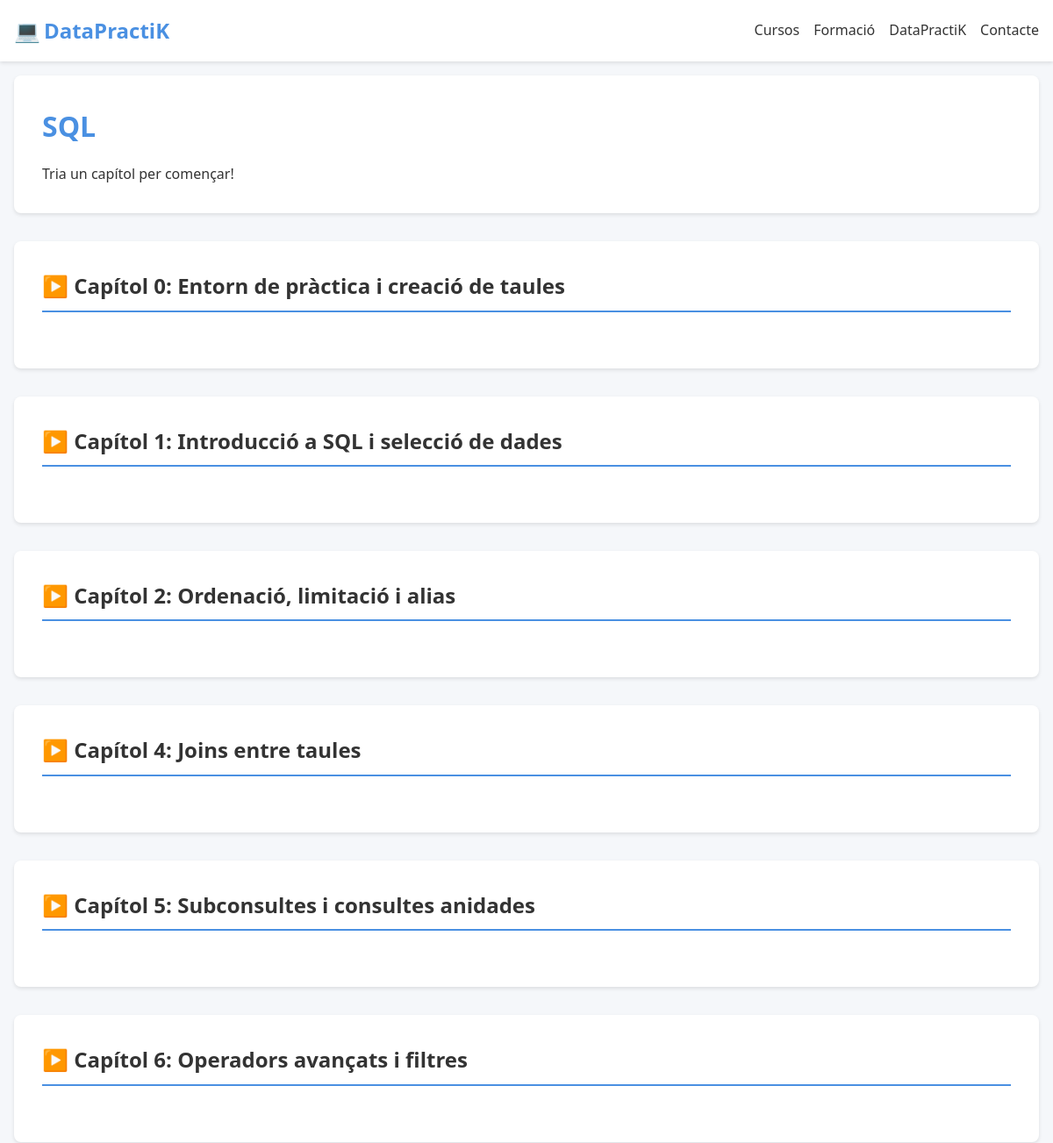
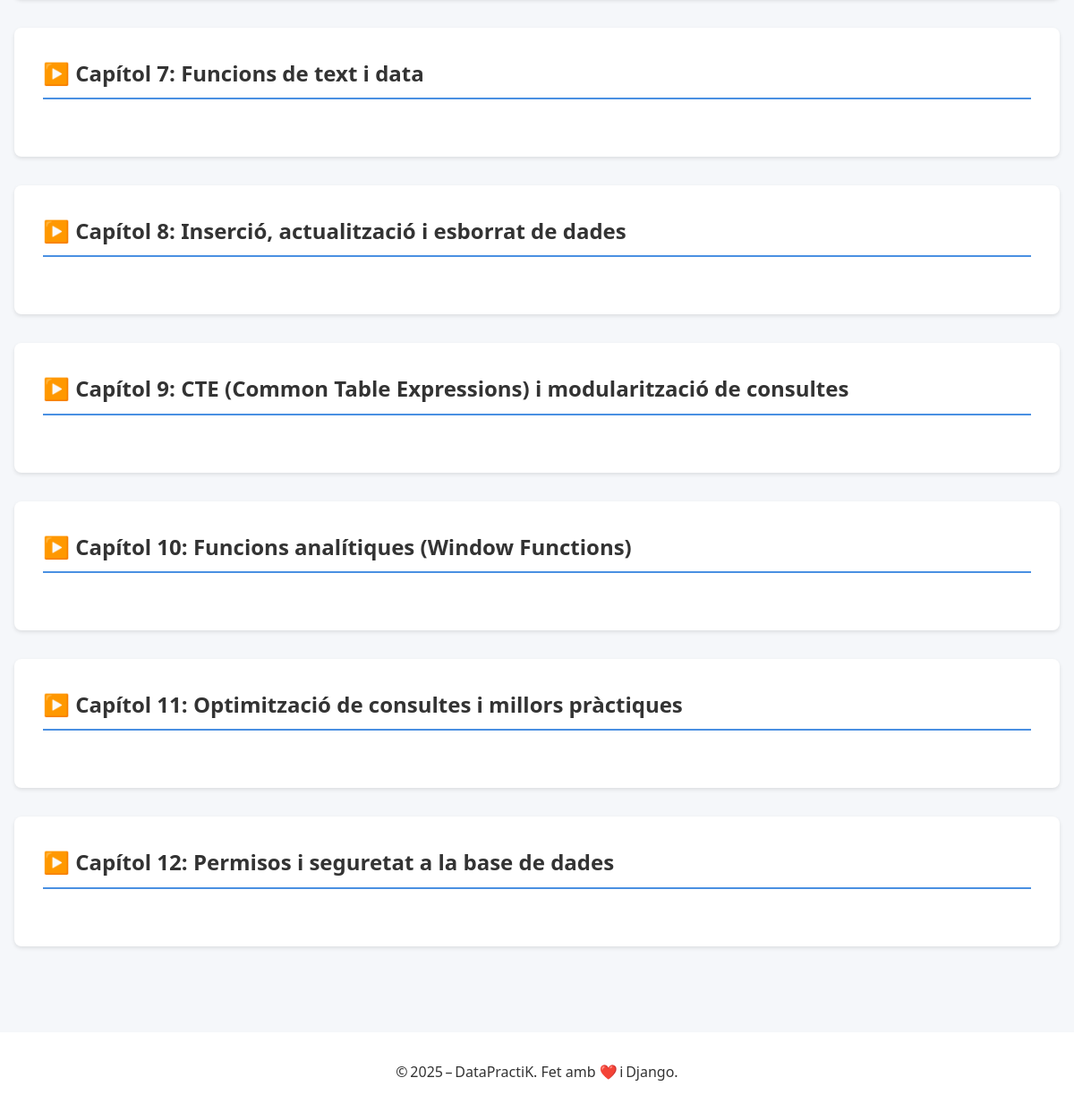
Screenshot of /curs/SQL/ with the database file from the repository (2 pictures, top to bottom).
### app_django/models.py (models this page shows, shortened)
class Curs(models.Model):
    nom = models.CharField(_("Nom del curs"), max_length=100)
    subnom = models.CharField(_("Subnom del curs"), max_length=100, null=True, blank=True)
    descripcio = models.TextField(_("Descripció"), null=True, blank=True)
    color_fons = models.CharField(_("Color de fons"), max_length=7, default='#FFFFFF')

class Capitol(models.Model):
    curs = models.ForeignKey(Curs, on_delete=models.CASCADE, related_name='capitols', verbose_name=_("Curs"))
    titol = models.CharField(_("Títol del capítol"), max_length=100)
    numero = models.PositiveIntegerField(_("Número del capítol"))
    dificultat = models.CharField(_("Dificultat"), max_length=50)
    preu = models.DecimalField(_("Preu"), max_digits=5, decimal_places=2, default=0.00)
    data_creacio = models.DateTimeField(_("Data de creació"), auto_now_add=True)
    class Meta:
        ordering = ['numero']
        unique_together = ('curs', 'numero')
        verbose_name = _("Capítol")
        verbose_name_plural = _("Capítols")

### app_django/views.py (the view)
# urls.py: path('curs/<str:curs_nom>/', views.index_curs, name='index_curs'),
def index_curs(request, curs_nom):
    curs = get_object_or_404(Curs, nom=curs_nom)
    capitols = Capitol.objects.filter(curs=curs).order_by('numero').prefetch_related('exercicis')
    return render(request, 'index_curs.html', {'curs': curs, 'capitols': capitols})

### app_django/templates/index_curs.html (shortened to what this page needs)
{% extends 'base.html' %}
{% block content %}
<div class="course">
    <header class="course__header">
        <h1 class="course__title">{{ curs.nom }}</h1>
        <p class="course__description">Tria un capítol per començar!</p>
    </header>
    <div class="course__content">
        {% for capitol in capitols %}
            <section class="course__chapter">
                <h2 class="course__chapter-title" onclick="toggleChapter(this)">
                    <span class="toggle-icon">▶️</span>
                    Capítol {{ capitol.numero }}: {{ capitol.titol }}
                </h2>
            </section>
        {% endfor %}
    </div>
</div>
{% endblock %}

### app_django/static/css/style.css (style rules this page uses)
:root { --color-primary: #4a90e2; --color-secondary: #0000ff; --color-accent: #07bb8e; --color-text: #333333; --color-text-light: #666666; --color-background: #f5f7fa; --color-white: #ffffff; --color-success: #4caf50; --color-error: #f44336; --border-radius: 8px; --spacing-xs: 0.5rem; --spacing-sm: 1rem; --spacing-md: 2rem; --spacing-lg: 3rem; --font-family: 'Segoe UI', system-ui, sans-serif; --shadow-sm: 0 2px 4px rgba(0, 0, 0, 0.1); --shadow-md: 0 4px 6px rgba(0, 0, 0, 0.1); --max-width: 1600px; --font-size-xs: 0.75rem; --font-size-sm: 1rem; --font-size-md: 1.25rem; --font-size-md: 1.25rem; --font-size-md-lg: 1.5rem; --font-size-lg: 2.5rem; }
* { margin: 0; padding: 0; box-sizing: border-box; }
body { font-family: var(--font-family); line-height: 1.6; color: var(--color-text); background-color: var(--color-background); }
.course { max-width: var(--max-width); margin: 0 auto; padding: var(--spacing-sm); }
.course__header { padding: var(--spacing-md); margin-bottom: var(--spacing-md); border-radius: var(--border-radius); box-shadow: var(--shadow-sm); background-color: var(--color-white); }
.course__title { color: var(--color-primary); margin-bottom: var(--spacing-sm); }
.course__chapter { background: var(--color-white); border-radius: var(--border-radius); padding: var(--spacing-md); margin-bottom: var(--spacing-md); box-shadow: var(--shadow-sm); }
.course__chapter-title { color: var(--color-text); margin-bottom: var(--spacing-md); border-bottom: 2px solid var(--color-primary); padding-bottom: var(--spacing-xs); }

### app_django/templates/base.html (style rules this page uses)
html { scroll-behavior:smooth; }
section { padding:4rem 0; }

### rows the page displays
Curs: nom "SQL"
Capitol: numero "0", titol "Entorn de pràctica i creació de taules"
Capitol: numero "1", titol "Introducció a SQL i selecció de dades"
Capitol: numero "2", titol "Ordenació, limitació i alias"
Capitol: numero "4", titol "Joins entre taules"
Capitol: numero "5", titol "Subconsultes i consultes anidades"
Capitol: numero "6", titol "Operadors avançats i filtres"
Capitol: numero "7", titol "Funcions de text i data"
Capitol: numero "8", titol "Inserció, actualització i esborrat de dades"
Capitol: numero "9", titol "CTE (Common Table Expressions) i modularització de consultes"
Capitol: numero "10", titol "Funcions analítiques (Window Functions)"
Capitol: numero "11", titol "Optimització de consultes i millors pràctiques"
Capitol: numero "12", titol "Permisos i seguretat a la base de dades"
